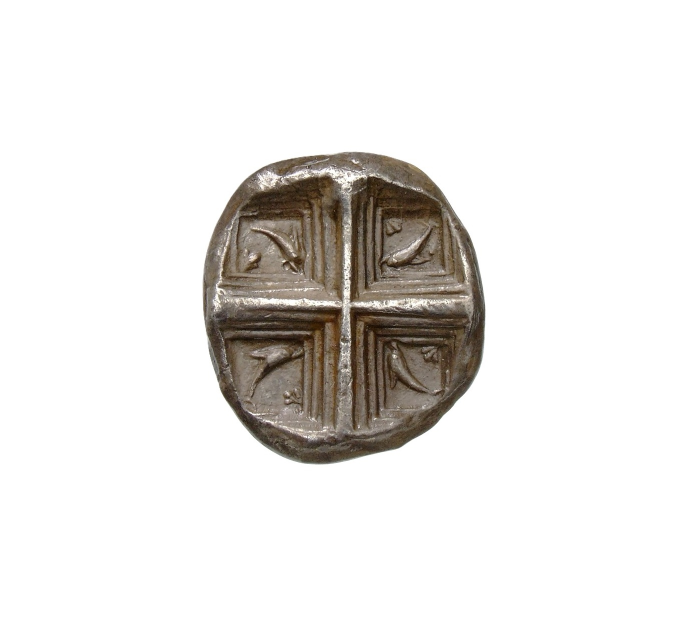
#> input picture team_cover/Delphi_DE-MUS-814819-18215461-rv.jpg, 1370 x 1257 px (shown at 1/2 size)
$ python dashboard.py ../team_cover/Delphi_DE-MUS-814819-18215461-rv.jpg
#> lines starting #> are read from the running program, lines starting #| are printed output that depends on the picture; after the words box and inside, x2 and y2 are one past the last pixel; in counts of white or black regions, pixels touching at a corner belong together
"""Static dashboard from the audit log: one self-contained HTML file, no server, no secrets.

    python scripts/dashboard.py [--out docs/dashboard.html]

Order of the page (the audit's D4 item: certificate and ledger front and centre, populated even with zero fills):
status strip, the certificate (from state/conformal.json and today's committed interval), the P-versus-Q ledger
(gate 31), decisions (gate ledger, NO_TRADE reasons), positions and equity, LLM, evidence at T = 3, the rule in one
picture, configuration changes, the archived development pilot, journal, halts. Regenerate after each session;
publish with the repo (scripts/publish_dashboard.py).
"""
from __future__ import annotations

import html
import json
import sys
from collections import Counter
from datetime import datetime, timezone
from pathlib import Path
from zoneinfo import ZoneInfo

ET = ZoneInfo("America/New_York")

sys.path.insert(0, str(Path(__file__).resolve().parents[1]))

from agent.core.config import ROOT, STATE_DIR  # noqa: E402


class Raw(str):
    """A table cell that is already HTML (everything else is escaped)."""


def load_jsonl(p: Path) -> list[dict]:
    if not p.exists():
        return []
    return [json.loads(l) for l in p.read_text(encoding="utf-8").splitlines() if l.strip()]


def esc(x) -> str:
    return html.escape(str(x))


def cell(c) -> str:
    return c if isinstance(c, Raw) else esc(c)


# [4 lines left out: function table, not called in this run]


def tile(label: str, value, note: str = "", cls: str = "") -> str:
    return (f"<div class='tile {cls}'><span class='label'>{esc(label)}</span><b>{value if isinstance(value, Raw) else esc(value)}</b>"
            + (f"<span class='note'>{esc(note)}</span>" if note else "") + "</div>")


def tag(ok: bool, text: str) -> Raw:
    return Raw(f"<span class='tag {'ok' if ok else 'no'}'>{esc(text)}</span>")


def logo_uri() -> str:
    """The team cover (reverse of the Delphi silver tridrachm, four dolphins) as a small round data URI so the page
    stays self-contained. Returns '' if Pillow or the image is missing."""
    src = ROOT / "team_cover" / "Delphi_DE-MUS-814819-18215461-rv.jpg"
    try:
        import base64
        import io
        from PIL import Image, ImageDraw
        im = Image.open(src).convert("RGB")
#> im is the input picture: PIL image 1370x1257 RGB; mean R, G, B 231.6, 229.4, 227
        w, h = im.size
        cx, cy, half = int(w * 0.503), int(h * 0.488), int(min(w, h) * 0.27)
        crop = im.crop((cx - half, cy - half, cx + half, cy + half)).resize((112, 112), Image.LANCZOS)
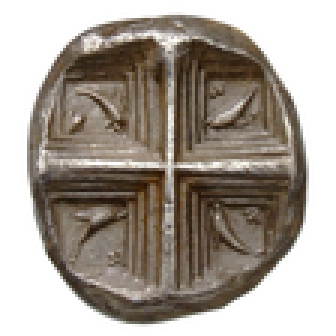
#> crop: PIL image 112x112 RGB (shown 3 times larger); mean R, G, B 167.4, 159, 149.9
        mask = Image.new("L", crop.size, 0)
#> mask: PIL image 112x112 L; every value is 0
        ImageDraw.Draw(mask).ellipse((0, 0, 111, 111), fill=255)
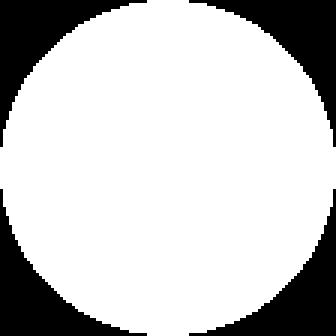
#> mask: PIL image 112x112 L (shown 3 times larger); 78.3% white; 4 black regions, box (x1, y1, x2, y2) and area: (0, 0, 49, 49) 681, (63, 0, 112, 49) 681, (0, 63, 49, 112) 681, (63, 63, 112, 112) 681
        out = Image.new("RGBA", crop.size, (0, 0, 0, 0))
#> out: PIL image 112x112 RGBA; every value is 0
        out.paste(crop, (0, 0), mask)
#> (the rest of the program and of its run is left out)
